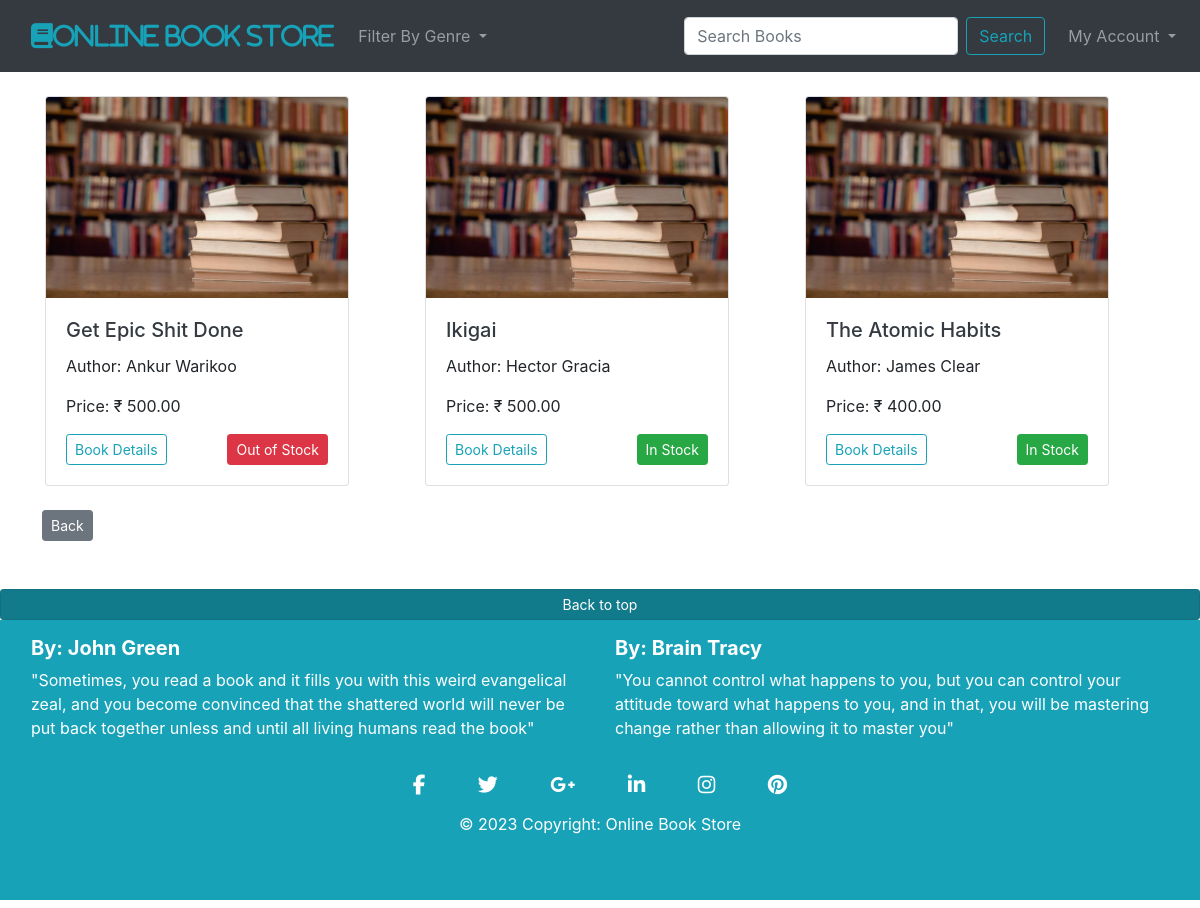
The app's page /filterbygenre/selfhelpbook with its own data.
### cart/models.py (models this page shows, shortened)
class Book(models.Model):
    title = models.CharField(max_length=255)
    author = models.CharField(max_length=255)
    genre = models.ForeignKey(Genre,on_delete = models.SET_NULL, null=True, blank=True)
    price = models.DecimalField(max_digits=10,decimal_places=2)
    available_quantity = models.PositiveIntegerField()
    image = models.ImageField(upload_to='images/', height_field=None, width_field=None, max_length=None,blank=True,null = True)
    created_on = models.DateTimeField(auto_now_add=True, blank=True, null=True)
    updated_on = models.DateTimeField(auto_now=True, blank=True, null=True)
    slug = models.SlugField(unique=True,blank=True, null=True)
    avg_rating = models.FloatField(default=0)

### cart/views.py (the view)
# urls.py: path('filterbygenre/<str:genre_slug>',views.filterbooks,name='filterbygenre'),
def filterbooks(request,genre_slug):
    genre = get_object_or_404(Genre, slug=genre_slug)
    book_category = Book.objects.filter(genre=genre)
    genre = Genre.objects.all().order_by('genre')
    return render(request, 'filter.html', context={'book_category':book_category,'genre':genre})

### cart/models.py (called while the page is built)
    def __str__(self):
        return self.genre

### cart/templates/filter.html (shortened to what this page needs)
{% extends 'base.html' %}
{% block content %}
{% load static %}
{% if book_category %}
<div class="container mt-4">
    <div class="row">
        {% for book in book_category %}
        <div class="col-md-4 mb-4">
            <div class="card product-card" style="width: 19rem;">
                <img class="card-img-top" src="{% static 'images/book.jpg' %}" class="card-img-top" alt="{{ book.title }}"/>
                <div class="card-body">
                    <a href="{% url 'bookview' book.slug %}"class="text-dark" >
                    <h5 class="card-title">{{ book.title }}</h5></a>
                    <p class="card-text">Author: {{ book.author }}</p>
                    <p class="card-text">Price: &#8377; {{ book.price }}</p>
                    <div class="d-flex justify-content-between">
                    <a href="{% url 'bookview' book.slug %}" class="text-dark">
                        <button type="button" class="btn btn-sm btn-outline-info">Book Details</button></a>
                    {% if book.available_quantity > 0 %}
                        <span  class="btn btn-sm btn-success text-white">In Stock</span>
                    {% else %}
                        <span class="btn btn-sm btn-danger text-white">Out of Stock</span>
                    {% endif %}
                </div>
                </div>
            </div>
        </div>
        {% endfor %}
        <a href="{% url 'home' %}"><button type="button" class="btn btn-sm btn-secondary">Back</button></a>
    </div>
</div>
{% else %}
    <div class="my-4">
        <center><strong class="text-danger my-4"><H3>Sorry no books available! </H3></strong></center>
    </div>
{% endif %}
{% endblock %}

### records on screen
Book: title "Get Epic Shit Done", author "Ankur Warikoo", price "500.00", available_quantity "Out of Stock"
Book: title "Ikigai", author "Hector Gracia", price "500.00", available_quantity "In Stock"
Book: title "The Atomic Habits", author "James Clear", price "400.00", available_quantity "In Stock"
